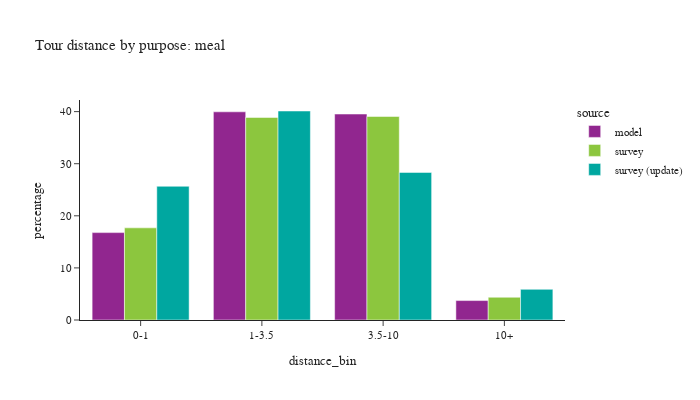

The cell this chart's notebook holds for it:
### Code cell
plot_bins(tour, tour['pdpurp'] == 6, 'meal')

### Figure 1 — Plotly figure (JSON) as saved in the notebook; plotly's stock layout.template omitted (floating-point values rounded to 4 significant figures)
{"data": [{"alignmentgroup": "True", "customdata": [[66136], [157542], [155860], [14707]], "hovertemplate": "source=model<br>distance_bin=%{x}<br>percentage=%{y}<br>sample count=%{customdata[0]}<extra></extra>", "legendgroup": "model", "marker": {"color": "#91268F", "pattern": {"shape": ""}}, "name": "model", "offsetgroup": "model", "orientation": "v", "showlegend": true, "textposition": "auto", "type": "bar", "x": ["0-1", "1-3.5", "3.5-10", "10+"], "xaxis": "x", "y": [16.78, 39.96, 39.53, 3.73], "yaxis": "y"}, {"alignmentgroup": "True", "customdata": [[257], [244], [192], [73]], "hovertemplate": "source=survey<br>distance_bin=%{x}<br>percentage=%{y}<br>sample count=%{customdata[0]}<extra></extra>", "legendgroup": "survey", "marker": {"color": "#8CC63E", "pattern": {"shape": ""}}, "name": "survey", "offsetgroup": "survey", "orientation": "v", "showlegend": true, "textposition": "auto", "type": "bar", "x": ["0-1", "1-3.5", "3.5-10", "10+"], "xaxis": "x", "y": [17.69, 38.88, 39.07, 4.367], "yaxis": "y"}, {"alignmentgroup": "True", "customdata": [[269], [257], [198], [77]], "hovertemplate": "source=survey (update)<br>distance_bin=%{x}<br>percentage=%{y}<br>sample count=%{customdata[0]}<extra></extra>", "legendgroup": "survey (update)", "marker": {"color": "#00A7A0", "pattern": {"shape": ""}}, "name": "survey (update)", "offsetgroup": "survey (update)", "orientation": "v", "showlegend": true, "textposition": "auto", "type": "bar", "x": ["0-1", "1-3.5", "3.5-10", "10+"], "xaxis": "x", "y": [25.67, 40.12, 28.33, 5.887], "yaxis": "y"}], "layout": {"barmode": "group", "font": {"size": 11}, "height": 400, "legend": {"title": {"text": "source"}, "tracegroupgap": 0}, "title": {"text": "Tour distance by purpose: meal"}, "width": 700, "xaxis": {"anchor": "y", "domain": [0.0, 1.0], "title": {"text": "distance_bin"}}, "yaxis": {"anchor": "x", "domain": [0.0, 1.0], "title": {"text": "percentage"}}}}
